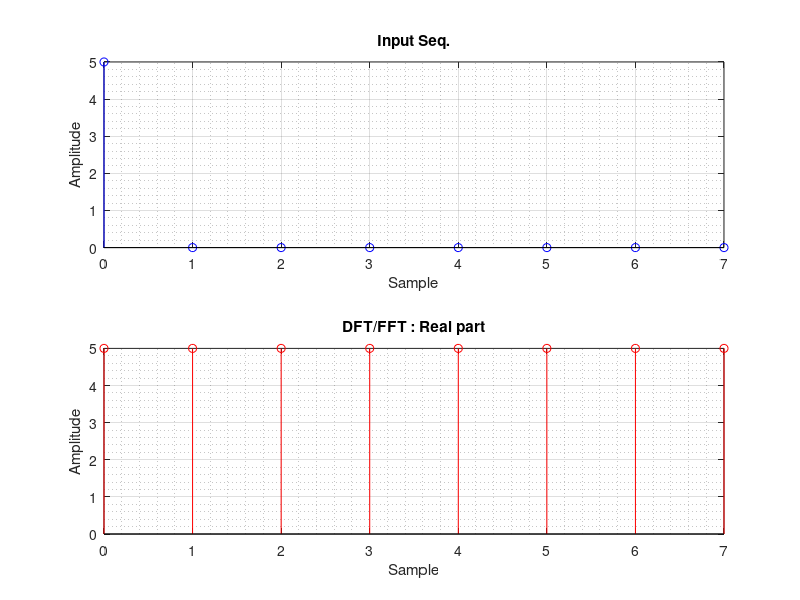

The MATLAB script that drew this image:
% Program to compute 8 pt FFT of input sequence.
clc;
clear all;

% Divide and conquer method
N = 8;
seq = input('Enter the seq. <= 8 samples : ');
l = length(seq);

% zero padding
seq = [seq, zeros(1,N-l)];

% Read column wise
readMat(:,1) = seq(1:N/2);
readMat(:,2) = seq(N/2+1:N);

% dft row wise (2 pt dfts)
dft1 = [];
for row = 1:N/2
    tempSeq = readMat(row,1:2);
    tempDft = tempSeq*[1,1;1,-1];
    dft1(row,:) = tempDft;
end

twiddleMat = [1,1; 1,0.7071-0.7071i;1,-i;1,-0.7071-0.7071i];

dft1_ = dft1.*twiddleMat;

% dft column wise (4 pt dfts)
for col = 1:2
    tempSeq = dft1_(1:N/2,col);
    tempDft = zeros(1,4);
    for k = 0:(N/2)-1
        for n = 0:(N/2)-1
            tempDft(k+1) = tempDft(k+1) + tempSeq(n+1)*exp(-j*2*pi*k*n*2/N);
        end
    end
    dft2(:,col) = tempDft;
end

% Read row wise
FFT = [];
for row = 1:N/2
    FFT = [FFT,dft2(row,1:2)];
end

% Plots
figure('Name','FFT :Divide and Conquer','NumberTitle','off','Color','w')
subplot(2,1,1)
stem(0:N-1,seq,'b'), grid on, grid minor
title('Input Seq.')
xlabel('Sample')
ylabel('Amplitude')

subplot(2,1,2)
stem(0:N-1,real(FFT),'r'), grid on, grid minor
title('DFT/FFT : Real part')
xlabel('Sample')
ylabel('Amplitude')

FFT
